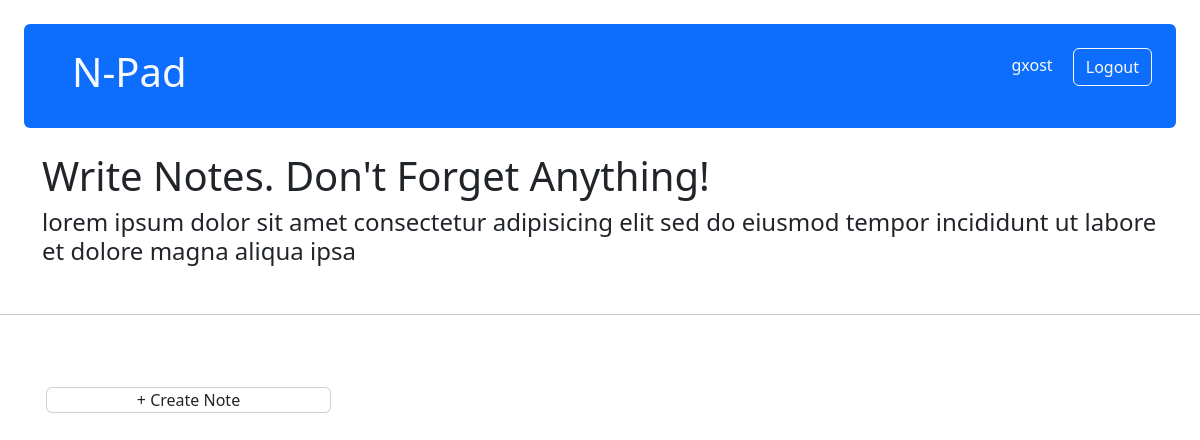
/home/ (signed in), run on an earlier commit of the app's database.
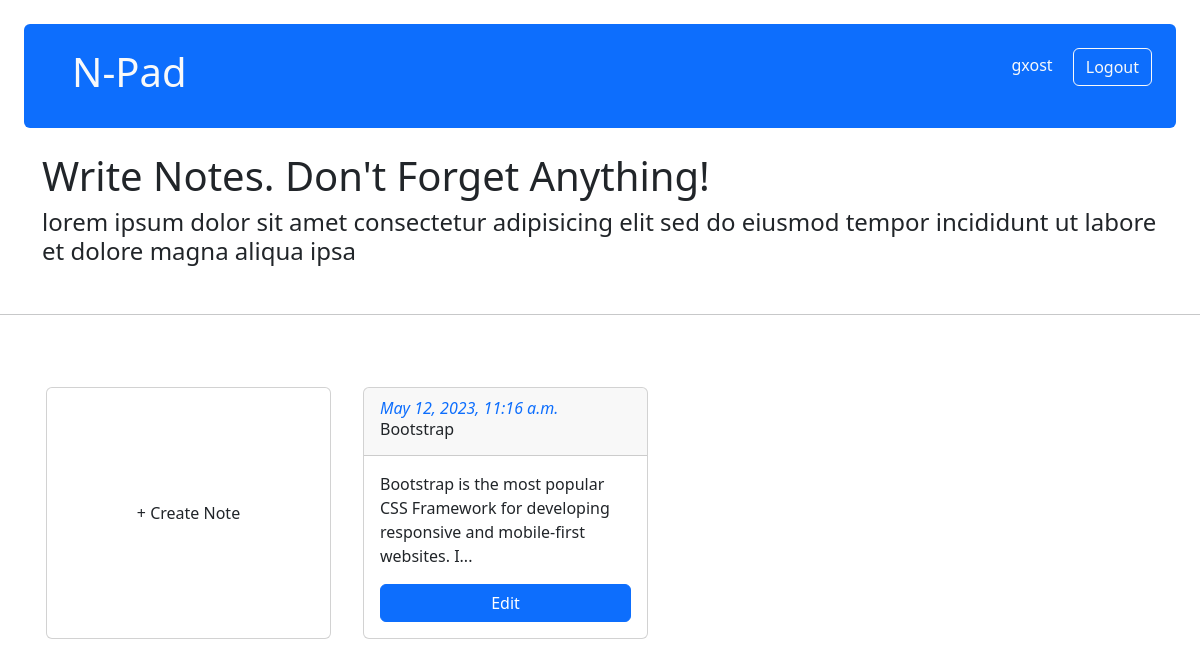
And on a later commit of the database.
### n_pad/apps/home/models.py (models this page shows, shortened)
class Note(models.Model):
    author             = models.ForeignKey(User, on_delete = models.CASCADE)
    note_title         = models.CharField(verbose_name = "Note Title", max_length = 64)
    note_content       = models.TextField()
    note_date          = models.DateTimeField()
    note_last_modified = models.DateTimeField()
    verbose_name = "Note"
    verbose_name_plural = "Notes"

### n_pad/apps/home/views.py (the view)
# urls.py: path('', views.index, name = "index"),
def index(request):
    notes = None
    if (request.user.is_authenticated):
        notes = Note.objects.filter(author = request.user).order_by("-note_last_modified")
    return render(request, 'home.html', {
        "notes" : notes
    })

### n_pad/apps/home/templatetags/note_card.py (called while the page is built)
@register.inclusion_tag("widgets/note_card.html")
def draw_note_card(note_title, note_content, note_date, note_id):
    return {
        "note_title" : note_title,
        "note_content" : note_content,
        "note_date" : note_date,
        "note_id" : note_id
    }

### n_pad/templates/home.html (shortened to what this page needs)
{% extends 'base.html' %}
{% load static %}
{% load bootstrap_icons %}
{% load note_card %}
{% block page_content %}
    <div class = "container">
        <h1>Write Notes. Don't Forget Anything!</h1>
        <h4>{% lorem 20 w %}</h4>
    </div>
    <br>
    <hr>
    <br>
    {% if user.is_authenticated %}
    <div class = "container">
        <div class = "row my-3">
            <a href = "{% url 'home:create_note' %}" class = "card col-xl-3 col-lg-3 col-md-4 col-sm-5 col-5 m-3 p-0 btn btn-outline-primary">
                <div class = "m-auto">+ Create Note</div>
            </a>
            {% for note in notes %}
                {% draw_note_card note.note_title note.note_content note.note_last_modified note.id %}
            {% endfor %}
        </div>
    </div>
    {% endif %}
{% endblock %}

### n_pad/templates/widgets/note_card.html (shortened to what this page needs)
<div class = "card col-xl-3 col-lg-3 col-md-4 col-sm-5 col-5 m-3 p-0 d-flex">
    <div class = "card-header">
        <p class = "m-0 text-primary"><i>{{note_date}}</i></p>
        {% if note_title %}
            <h6 class = "text-nowrap text-truncate">{{note_title}}</h6>
        {% else %}
            <h6><i>Untitled</i></h6>
        {% endif %}
    </div>
    <div class = "card-body">
        <div class = "d-flex flex-column h-100">
            {% if note_content|length < 100 %}
                <p>{{note_content}}</p>
            {% else %}
                <p class = "gx-text-fading">{{note_content|slice:"0:100"}}...</p>
            {% endif %}
            <form action = "{% url 'home:edit_note' note_id %}" class = "mt-auto">
                <button type = "submit" class = "btn btn-primary btn-block w-100">Edit</button>
            </form>
        </div>
    </div>
</div>

What changed in the data, as far as the page shows it:
added Note: note_last_modified "May 12, 2023, 11:16 a.m.", note_title "Bootstrap", note_content "Bootstrap is the most popular CSS Framework for developing responsive and mobile-first websites. I"
